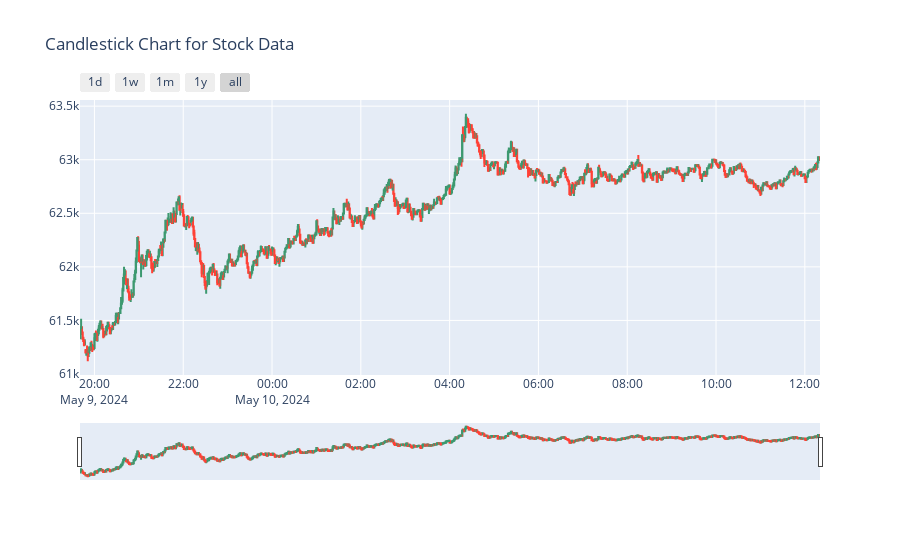

Notebook code cell kept with this figure:
### Markdown cell above
- Plotly objects

### Code cell
import plotly.graph_objects as go

# Assuming df is your DataFrame containing stock data
# Convert time column to string to avoid issues with Plotly's candlestick chart
df['time'] = df['time'].astype(str)

# Create a candlestick chart
fig = go.Figure(data=[go.Candlestick(x=df['time'],
                                     open=df['open'],
                                     high=df['high'],
                                     low=df['low'],
                                     close=df['close'])])

# Update the layout to include zooming functionality and rangeslider
fig.update_layout(
    title='Candlestick Chart for Stock Data',
    xaxis=dict(
        rangeselector=dict(
            buttons=list([
                dict(count=1, label="1d", step="day", stepmode="backward"),
                dict(count=7, label="1w", step="day", stepmode="backward"),
                dict(count=1, label="1m", step="month", stepmode="backward"),
                dict(count=1, label="1y", step="year", stepmode="backward"),
                dict(step="all")
            ])
        ),
        rangeslider=dict(visible=True),
        type="date"
    )
)

# Show the chart
fig.show()

### Figure 1 — Plotly figure (JSON) as saved in the notebook; plotly's stock layout.template omitted (floating-point values rounded to 4 significant figures; data arrays with more than 128 entries replaced by an {"elided": "..."} marker saying what was removed)
{"data": [{"close": {"elided": "1000 float values"}, "high": {"elided": "1000 float values"}, "low": {"elided": "1000 float values"}, "open": {"elided": "1000 float values"}, "type": "candlestick", "x": {"elided": "1000 str values"}}], "layout": {"title": {"text": "Candlestick Chart for Stock Data"}, "xaxis": {"rangeselector": {"buttons": [{"count": 1, "label": "1d", "step": "day", "stepmode": "backward"}, {"count": 7, "label": "1w", "step": "day", "stepmode": "backward"}, {"count": 1, "label": "1m", "step": "month", "stepmode": "backward"}, {"count": 1, "label": "1y", "step": "year", "stepmode": "backward"}, {"step": "all"}]}, "rangeslider": {"visible": true}, "type": "date"}}}
